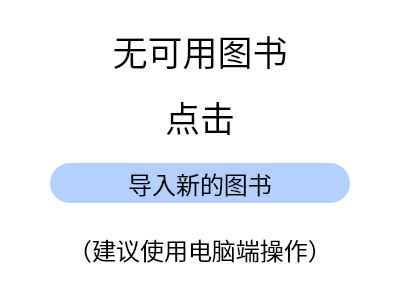
<?xml version="1.0" encoding="UTF-8"?>
<ui version="4.0">
 <class>EmptyBook</class>
 <widget class="QFrame" name="EmptyBook">
  <property name="geometry">
   <rect>
    <x>0</x>
    <y>0</y>
    <width>400</width>
    <height>300</height>
   </rect>
  </property>
  <property name="windowTitle">
   <string>Frame</string>
  </property>
  <property name="styleSheet">
   <string notr="true">background-color: rgb(255, 255, 255);</string>
  </property>
  <layout class="QGridLayout" name="gridLayout">
   <item row="3" column="0">
    <widget class="QLabel" name="label_3">
     <property name="maximumSize">
      <size>
       <width>16777215</width>
       <height>40</height>
      </size>
     </property>
     <property name="font">
      <font>
       <pointsize>18</pointsize>
      </font>
     </property>
     <property name="text">
      <string>（建议使用电脑端操作）</string>
     </property>
     <property name="alignment">
      <set>Qt::AlignCenter</set>
     </property>
    </widget>
   </item>
   <item row="0" column="0">
    <widget class="QLabel" name="label_2">
     <property name="sizePolicy">
      <sizepolicy hsizetype="Preferred" vsizetype="Minimum">
       <horstretch>0</horstretch>
       <verstretch>0</verstretch>
      </sizepolicy>
     </property>
     <property name="maximumSize">
      <size>
       <width>16777215</width>
       <height>40</height>
      </size>
     </property>
     <property name="font">
      <font>
       <pointsize>26</pointsize>
      </font>
     </property>
     <property name="text">
      <string>无可用图书</string>
     </property>
     <property name="alignment">
      <set>Qt::AlignCenter</set>
     </property>
    </widget>
   </item>
   <item row="2" column="0">
    <widget class="QPushButton" name="addBook">
     <property name="minimumSize">
      <size>
       <width>0</width>
       <height>40</height>
      </size>
     </property>
     <property name="maximumSize">
      <size>
       <width>300</width>
       <height>16777215</height>
      </size>
     </property>
     <property name="font">
      <font>
       <pointsize>18</pointsize>
      </font>
     </property>
     <property name="styleSheet">
      <string notr="true">QPushButton{background-color: rgb(179, 208, 255); border-radius: 20px;  border: 1px rgb(179, 208, 255);}</string>
     </property>
     <property name="text">
      <string>导入新的图书</string>
     </property>
    </widget>
   </item>
   <item row="1" column="0">
    <widget class="QLabel" name="label">
     <property name="maximumSize">
      <size>
       <width>16777215</width>
       <height>40</height>
      </size>
     </property>
     <property name="font">
      <font>
       <pointsize>26</pointsize>
      </font>
     </property>
     <property name="text">
      <string>点击</string>
     </property>
     <property name="alignment">
      <set>Qt::AlignCenter</set>
     </property>
    </widget>
   </item>
  </layout>
 </widget>
 <resources/>
 <connections/>
</ui>
